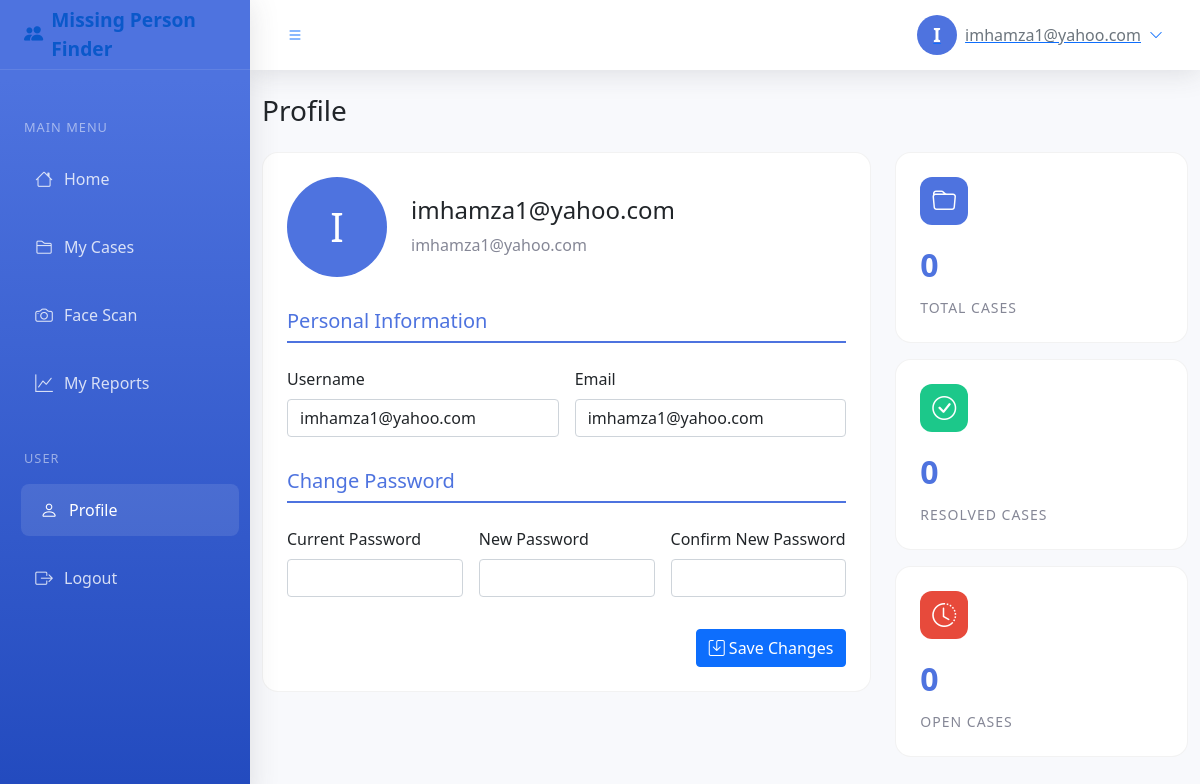
The app's page /profile (signed in) with its own data.
### models.py (models this page shows)
class User(UserMixin, db.Model):
    id = db.Column(db.Integer, primary_key=True)
    username = db.Column(db.String(80), unique=True, nullable=False)
    email = db.Column(db.String(120), unique=True, nullable=False)
    password = db.Column(db.String(200), nullable=False)
    role = db.Column(db.String(20), default='user')  # 'user' or 'admin'
    created_at = db.Column(db.DateTime, default=datetime.utcnow)
    cases = db.relationship('Case', backref='reporter', lazy=True)
    activities = db.relationship('Activity', backref='user', lazy=True)

### app.py (the view, shortened to what this page needs)
@app.route('/profile', methods=['GET', 'POST'])
@login_required
def profile():
    return render_template('profile.html')

### app.py (called while the page is built)
@login_manager.user_loader
def load_user(user_id):
    return User.query.get(int(user_id))

### templates/profile.html (shortened to what this page needs)
{% extends "dashboard_layout.html" %}
{% block content %}
<div class="d-flex justify-content-between align-items-center mb-4">
    <h1 class="h3 mb-0">Profile</h1>
</div>
<div class="row">
    <div class="col-lg-8">
        <div class="profile-card">
            <div class="profile-header">
                <div class="profile-avatar">
                    {{ current_user.username[0]|upper }}
                </div>
                <div class="profile-info">
                    <h4>{{ current_user.username }}</h4>
                    <p>{{ current_user.email }}</p>
                </div>
            </div>
            <form method="POST">
                <div class="form-section">
                    <h5>Personal Information</h5>
                    <div class="row g-3">
                        <div class="col-md-6">
                            <label class="form-label">Username</label>
                            <input type="text" class="form-control" name="username" value="{{ current_user.username }}" required>
                        </div>
                        <div class="col-md-6">
                            <label class="form-label">Email</label>
                            <input type="email" class="form-control" name="email" value="{{ current_user.email }}" required>
                        </div>
                    </div>
                </div>
                <div class="form-section">
                    <h5>Change Password</h5>
                    <div class="row g-3">
                        <div class="col-md-4">
                            <label class="form-label">Current Password</label>
                            <input type="password" class="form-control" name="current_password">
                        </div>
                        <div class="col-md-4">
                            <label class="form-label">New Password</label>
                            <input type="password" class="form-control" name="new_password">
                        </div>
                        <div class="col-md-4">
                            <label class="form-label">Confirm New Password</label>
                            <input type="password" class="form-control" name="confirm_password">
                        </div>
                    </div>
                </div>
                <div class="d-flex justify-content-end">
                    <button type="submit" class="btn btn-primary">
                        <i class="bi bi-save"></i> Save Changes
                    </button>
                </div>
            </form>
        </div>
    </div>
    <div class="col-lg-4">
        <div class="stats-card">
            <div class="stats-icon">
                <i class="bi bi-folder"></i>
            </div>
            <div class="stats-number">{{ current_user.cases|length }}</div>
            <div class="stats-label">Total Cases</div>
        </div>
        <div class="stats-card">
            <div class="stats-icon" style="background: var(--success-color)">
                <i class="bi bi-check-circle"></i>
            </div>
            <div class="stats-number">{{ current_user.cases|selectattr('status', 'equalto', 'Resolved')|list|length }}</div>
            <div class="stats-label">Resolved Cases</div>
        </div>
        <div class="stats-card">
            <div class="stats-icon" style="background: #e74a3b">
                <i class="bi bi-clock-history"></i>
            </div>
            <div class="stats-number">{{ current_user.cases|selectattr('status', 'equalto', 'Open')|list|length }}</div>
            <div class="stats-label">Open Cases</div>
        </div>
    </div>
</div>
{% endblock %}

### templates/dashboard_layout.html (shortened to what this page needs)
<!DOCTYPE html>
<html lang="en">
<head>
    <link href="https://cdn.jsdelivr.net/npm/bootstrap@5.1.3/dist/css/bootstrap.min.css" rel="stylesheet">
    <link href="https://cdn.jsdelivr.net/npm/bootstrap-icons@1.7.2/font/bootstrap-icons.css" rel="stylesheet">
</head>
<body>
    <nav id="sidebar">
        <a href="#" class="sidebar-brand">
            <i class="bi bi-people-fill me-2"></i>
            Missing Person Finder
        </a>
        <div class="nav flex-column mt-3">
            {% if current_user.is_admin %}
            <div class="nav-section">ADMIN CONTROLS</div>
            <div class="nav-item">
                <a href="{{ url_for('dashboard') }}" class="nav-link {% if request.endpoint == 'dashboard' %}active{% endif %}">
                    <i class="bi bi-speedometer2"></i>
                    Dashboard
                </a>
            </div>
            <div class="nav-item">
                <a href="{{ url_for('users') }}" class="nav-link {% if request.endpoint == 'users' %}active{% endif %}">
                    <i class="bi bi-people"></i>
                    Manage Users
                </a>
            </div>
            <div class="nav-item">
                <a href="{{ url_for('view_cases') }}" class="nav-link {% if request.endpoint == 'view_cases' %}active{% endif %}">
                    <i class="bi bi-folder2-open"></i>
                    Manage Cases
                </a>
            </div>
            <div class="nav-item">
                <a href="{{ url_for('reports') }}" class="nav-link {% if request.endpoint == 'reports' %}active{% endif %}">
                    <i class="bi bi-graph-up"></i>
                    Reports & Analytics
                </a>
            </div>
            {% else %}
            <div class="nav-section">MAIN MENU</div>
            <div class="nav-item">
                <a href="{{ url_for('dashboard') }}" class="nav-link {% if request.endpoint == 'dashboard' %}active{% endif %}">
                    <i class="bi bi-house"></i>
                    Home
                </a>
            </div>
            <div class="nav-item">
                <a href="{{ url_for('view_cases') }}" class="nav-link {% if request.endpoint == 'view_cases' %}active{% endif %}">
                    <i class="bi bi-folder2"></i>
                    My Cases
                </a>
            </div>
            <div class="nav-item">
                <a href="{{ url_for('scan') }}" class="nav-link {% if request.endpoint == 'scan' %}active{% endif %}">
                    <i class="bi bi-camera"></i>
                    Face Scan
                </a>
            </div>
            <div class="nav-item">
                <a href="{{ url_for('reports') }}" class="nav-link {% if request.endpoint == 'reports' %}active{% endif %}">
                    <i class="bi bi-graph-up"></i>
                    My Reports
                </a>
            </div>
            {% endif %}
            <div class="nav-section">USER</div>
            <div class="nav-item">
                <a href="{{ url_for('profile') }}" class="nav-link {% if request.endpoint == 'profile' %}active{% endif %}">
                    <i class="bi bi-person"></i>
                    Profile
                </a>
            </div>
            <div class="nav-item">
                <a href="{{ url_for('logout') }}" class="nav-link">
                    <i class="bi bi-box-arrow-right"></i>
                    Logout
                </a>
            </div>
        </div>
    </nav>
    <div id="content">
        <div class="topbar">
            <button id="sidebarToggle" class="btn btn-link">
                <i class="bi bi-list"></i>
            </button>
            <div class="ms-auto d-flex align-items-center">
                <div class="dropdown">
                    <button class="btn btn-link d-flex align-items-center" type="button" id="userDropdown" data-bs-toggle="dropdown">
                        <div class="letter-avatar me-2">{{ current_user.username[0]|upper }}</div>
                        <span class="d-none d-md-inline text-secondary">{{ current_user.username }}</span>
                        <i class="bi bi-chevron-down ms-2 small"></i>
                    </button>
                </div>
            </div>
        </div>
        <div class="container-fluid py-4">
            {% block content %}{% endblock %}
        </div>
    </div>
</body>
</html>

### templates/dashboard_layout.html (style rules this page uses)
:root { --primary-color: #4e73df; --secondary-color: #858796; --success-color: #1cc88a; --sidebar-width: 250px; --topbar-height: 70px; }
body { min-height: 100vh; background: #f8f9fc; overflow-x: hidden; }
#sidebar { position: fixed; left: 0; top: 0; bottom: 0; width: var(--sidebar-width); background: linear-gradient(180deg, #4e73df 10%, #224abe 100%); transition: all 0.3s ease-in-out; z-index: 1000; overflow-y: auto; box-shadow: 0 0.15rem 1.75rem 0 rgba(58,59,69,0.15); }
.sidebar-brand { height: var(--topbar-height); display: flex; align-items: center; padding: 0 1.5rem; color: white; font-size: 1.2rem; font-weight: 700; text-decoration: none; border-bottom: 1px solid rgba(255,255,255,0.1); }
.nav-item { position: relative; margin: 0.5rem 1rem; }
.nav-link { display: flex; align-items: center; padding: 0.8rem 1rem; color: rgba(255,255,255,0.8); border-radius: 0.5rem; transition: all 0.2s; }
.nav-link:hover, .nav-link.active { color: white; background: rgba(255,255,255,0.1); transform: translateX(5px); }
.nav-link i { width: 1.5rem; font-size: 1.1rem; margin-right: 0.5rem; text-align: center; }
#content { margin-left: var(--sidebar-width); transition: all 0.3s; min-height: 100vh; }
.topbar { height: var(--topbar-height); background: white; box-shadow: 0 0.15rem 1.75rem 0 rgba(58,59,69,0.15); display: flex; align-items: center; padding: 0 1.5rem; position: sticky; top: 0; z-index: 999; }
.nav-section { color: rgba(255,255,255,0.5); font-size: 0.8rem; text-transform: uppercase; letter-spacing: 1px; padding: 1rem 1.5rem 0.5rem; margin-top: 1rem; }
.letter-avatar { width: 40px; height: 40px; background: var(--primary-color); color: white; border-radius: 50%; display: flex; align-items: center; justify-content: center; font-weight: bold; font-size: 1.2rem; }

### templates/profile.html (style rules this page uses)
.profile-card { background: white; border-radius: 1rem; padding: 1.5rem; margin-bottom: 1.5rem; border: 1px solid rgba(0,0,0,0.05); }
.profile-header { display: flex; align-items: center; margin-bottom: 2rem; }
.profile-avatar { width: 100px; height: 100px; border-radius: 50%; background: var(--primary-color); color: white; display: flex; align-items: center; justify-content: center; font-size: 2.5rem; margin-right: 1.5rem; }
.profile-info h4 { margin-bottom: 0.5rem; }
.profile-info p { color: var(--secondary-color); margin-bottom: 0; }
.form-section { margin-bottom: 2rem; }
.form-section h5 { color: var(--primary-color); margin-bottom: 1.5rem; padding-bottom: 0.5rem; border-bottom: 2px solid var(--primary-color); }
.stats-card { background: white; border-radius: 1rem; padding: 1.5rem; margin-bottom: 1rem; border: 1px solid rgba(0,0,0,0.05); transition: transform 0.2s; }
.stats-icon { width: 48px; height: 48px; background: var(--primary-color); border-radius: 12px; display: flex; align-items: center; justify-content: center; margin-bottom: 1rem; }
.stats-icon i { font-size: 24px; color: white; }
.stats-number { font-size: 2rem; font-weight: 700; color: var(--primary-color); margin-bottom: 0.5rem; }
.stats-label { color: var(--secondary-color); font-size: 0.875rem; text-transform: uppercase; letter-spacing: 1px; }

### records on screen
User: username "I", username "imhamza1@yahoo.com", email "imhamza1@yahoo.com"

### other values on screen
{{ current_user.cases|length }} "0"
{{ current_user.cases|selectattr('status', 'equalto', 'Open')|list|length }} "0"
